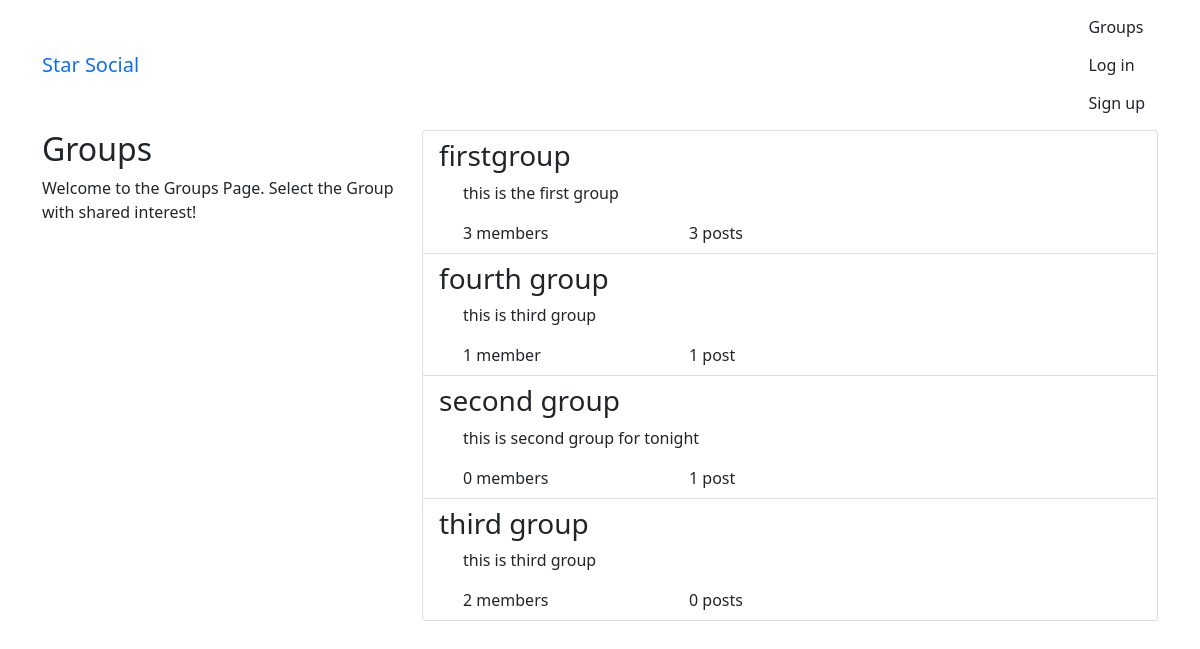
The app's page /groups/ with its own data.
### groups/models.py (models this page shows, shortened)
class Group(models.Model):
    name = models.CharField(max_length=200, unique=True)
    slug = models.SlugField(allow_unicode=True, unique=True)
    description = models.TextField(blank=True, default="")
    description_html = models.TextField(blank=True, editable=False, default="")
    member = models.ManyToManyField(User, through="GroupMember", through_fields=("group", "user"))
    class Meta:
        ordering = ("name",)

### groups/views.py (the view)
# urls.py: path("", views.ListGroup.as_view(), name="all"),
class ListGroup(generic.ListView):
    model = Group

### groups/templates/groups/group_list.html (shortened to what this page needs)
{% extends "groups/group_base.html" %}
{% block pregroup %}
<div class="col-md-4">
    <div class="content">
        <h2>Groups</h2>
        <p>Welcome to the Groups Page. Select the Group with shared interest! </p>
    </div>
</div>
{% endblock %}
{% block group_content %}
<div class="col-md-8">
    <div class="list-group">
        {% for group in object_list %}
        <a href="{% url 'groups:single' slug=group.slug %}" class="list-group-item">
            <h3 class="title list-group-item-heading">{{group.name}}</h3>
            <div class="list-group-item-text container-fluid">
                {{group.description_html|safe}}
                <div class="row">
                    <div class="col-md-4">
                        <span>{{group.member.count}}</span> member{{ group.member.count|pluralize }}
                    </div>
                    <div class="col-md-4">
                        <span>{{group.posting.count}}</span> post{{group.posting.count|pluralize}}
                    </div>
                </div>
            </div>
        </a>
        {% endfor %}
    </div>
</div>
{% endblock %}

### records on screen
Group: name "firstgroup", description_html "this is the first group", member.count "3", posting.count "3"
Group: name "fourth group", description_html "this is third group", member.count "1", posting.count "1"
Group: name "second group", description_html "this is second group for tonight", member.count "0", posting.count "1"
Group: name "third group", description_html "this is third group", member.count "2", posting.count "0"
